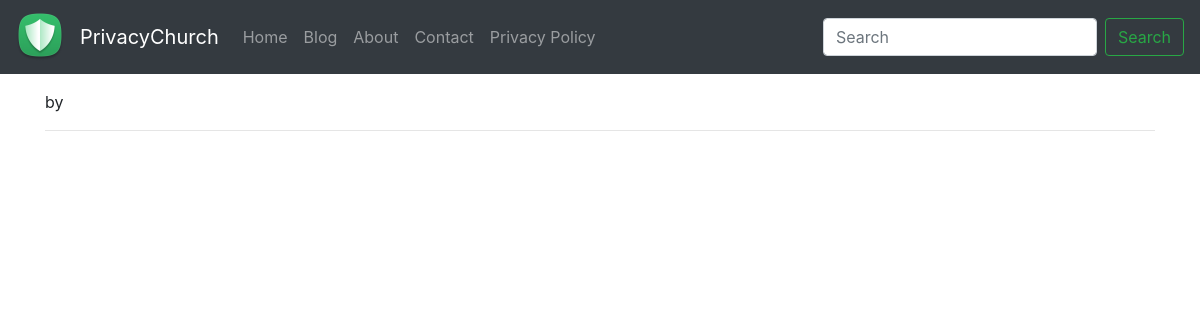
/blog/Another-post, run on an earlier commit of the app's database.
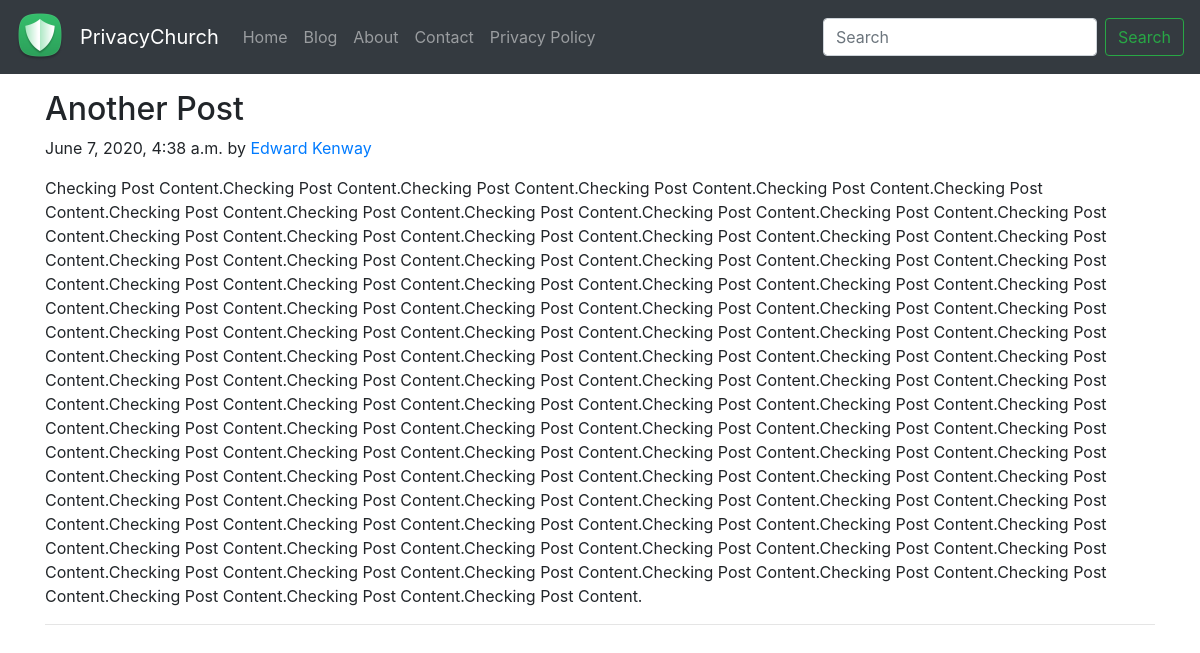
And on a later commit of the database.
### blog/models.py (models this page shows, shortened)
class Post(models.Model):
    sno = models.AutoField(primary_key=True)
    title = models.CharField(max_length=255)
    content = models.TextField()
    author = models.CharField(max_length=15)
    slug = models.CharField(max_length=130)
    timestamp = models.DateTimeField(blank=True)

### blog/views.py (the view)
# urls.py: path('<str:slug>', views.blogPost, name='blogPost'),
def blogPost(request, slug):
    post = Post.objects.filter(slug=slug).first()
    context = {'post': post}
    return render(request, 'blog/blogPost.html', context)

### templates/blog/blogPost.html (shortened to what this page needs)
{% extends 'base.html' %}
{% block body %}
<div class="container my-3">
    <h2 class="blog-post-title">{{post.title}}</h2>
    <p class="blog-post-meta">{{post.timestamp}} by <a href="/about">{{post.author}}</a></p>
    <p> {{post.content}} </p>
    <hr>
</div>
{% endblock body %}

### templates/base.html (shortened to what this page needs)
{% load static %}
<!doctype html>
<html lang="en">
  <head>
    <link rel="stylesheet" href="https://stackpath.bootstrapcdn.com/bootstrap/4.4.1/css/bootstrap.min.css">
  </head>
  <body>
    <nav class="navbar navbar-expand-lg navbar-dark bg-dark">
      <a class="navbar-brand" href="/"><img class="brandLogo" src="/static/images/headerfile.ico" alt="img"></a>
        <a class="navbar-brand" href="/">PrivacyChurch</a>
        <div class="collapse navbar-collapse" id="navbarSupportedContent">
          <ul class="navbar-nav mr-auto">
            <li class="nav-item {% block homeactive %} {% endblock homeactive %}">
              <a class="nav-link" href="/">Home <span class="sr-only">(current)</span></a>
            </li>
            <li class="nav-item {% block blogactive %} {% endblock blogactive %}">
              <a class="nav-link" href="/blog">Blog</a>
            </li>
            <li class="nav-item {% block aboutactive %} {% endblock aboutactive %}">
              <a class="nav-link" href="/about">About</a>
            </li>
            <li class="nav-item {% block contactactive %} {% endblock contactactive %}">
              <a class="nav-link" href="/contact">Contact</a>
            </li>
            <li class="nav-item {% block privacypolicyactive %} {% endblock privacypolicyactive %}">
              <a class="nav-link" href="/privacypolicy">Privacy Policy</a>
            </li>
          </ul>
          <form class="form-inline my-2 my-lg-0">
            <input class="form-control mr-sm-2" type="search" placeholder="Search" aria-label="Search">
            <button class="btn btn-outline-success my-2 my-sm-0" type="submit">Search</button>
          </form>
        </div>
      </nav>
      {% block body %}
      {% endblock body %}
  </body>
</html>

What changed in the data, as far as the page shows it:
added Post: title "Another Post", timestamp "June 7, 2020, 4:38 a.m.", author "Edward Kenway", content "Checking Post Content.Checking Post Content.Checking Post Content.Checking Post Content.Checking Post Content.Checking Post Content.Checking Post Content.Checking Post Content.Checking Post Content.Checking Post Content.Checking Post Content.Checking Post Content.Checking Post Content.Checking Post Content.Checking Post Content.Checking Post Content.Checking Post Content.Checking Post Content.Checking Post Content.Checking Post Content.Checking Post Content.Checking Post Content.Checking Post Content.Checking Post Content.Checking Post Content.Checking Post Content.Checking Post Content.Checking Post Content.Checking Post Content.Checking Post Content.Checking Post Content.Checking Post…"
